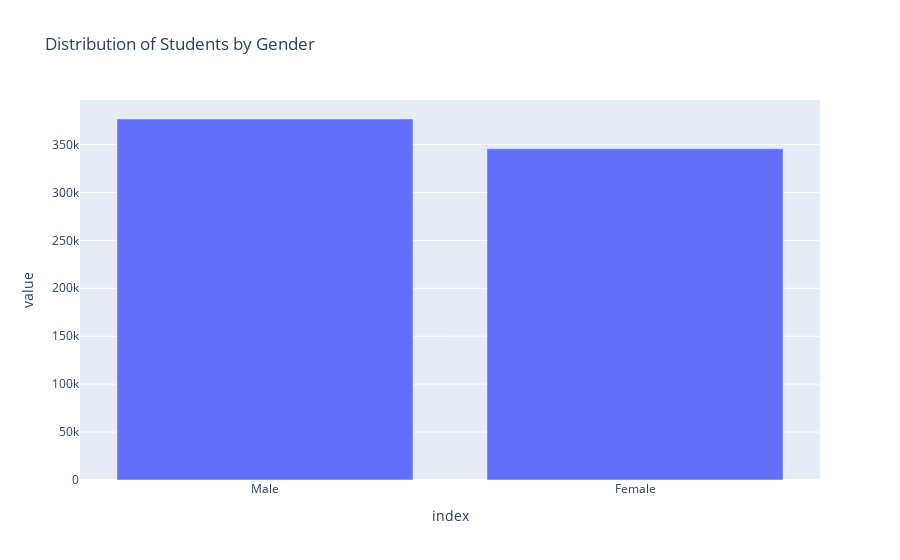

The cell this chart's notebook holds for it:
### Markdown cell above
6. Distribution of Students based on Gender.

### Code cell
genderDataFrame = genderDataFrame[genderDataFrame['Total'] != 0][genderDataFrame['Total'] != 0]
genderDataFrame_sum = genderDataFrame.drop('Total',axis=1).sum(numeric_only=True)

genderDataFrame_sum_gby = genderDataFrame.groupby(['University']).sum(numeric_only=True)
gender_df = pd.DataFrame(genderDataFrame_sum).columns=['Number of Students']
# plot sum
fig = px.bar(genderDataFrame_sum,title="Distribution of Students by Gender",).update_layout(showlegend=False)
fig.show()

### Figure 1 — Plotly figure (JSON) as saved in the notebook; plotly's stock layout.template omitted (floating-point values rounded to 4 significant figures)
{"data": [{"alignmentgroup": "True", "hovertemplate": "variable=0<br>index=%{x}<br>value=%{y}<extra></extra>", "legendgroup": "0", "marker": {"color": "#636efa", "pattern": {"shape": ""}}, "name": "0", "offsetgroup": "0", "orientation": "v", "showlegend": true, "textposition": "auto", "type": "bar", "x": ["Male", "Female"], "xaxis": "x", "y": [376590, 345564], "yaxis": "y"}], "layout": {"barmode": "relative", "legend": {"title": {"text": "variable"}, "tracegroupgap": 0}, "showlegend": false, "title": {"text": "Distribution of Students by Gender"}, "xaxis": {"anchor": "y", "domain": [0, 1], "title": {"text": "index"}}, "yaxis": {"anchor": "x", "domain": [0, 1], "title": {"text": "value"}}}}
